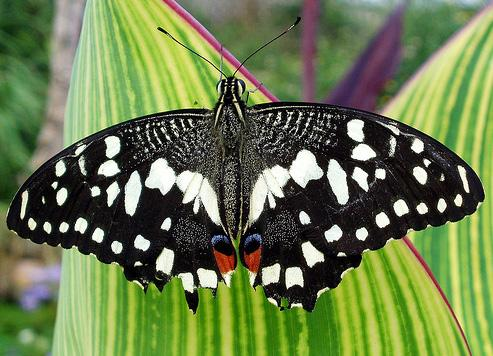
//> input picture module/opencv/extern_samples/color_reduce/butterfly.jpg, 493 x 356 px
$ ./erode_dilate   (built with g++ and OpenCV 4)
//> lines starting //> are read from the running program, lines starting //| are printed output that depends on the picture
/*********************************************************************
 * Author        : cuiyunpeng
 * Email         : @163.com
 * Create time   : 2020-06-04 08:00
 * Last modified : 2020-06-04 08:00
 * Filename      : erode_dilate.cpp
 * Description   :
*********************************************************************/

#include <iostream>
#include <opencv2/core/core.hpp>
#include <opencv2/highgui/highgui.hpp>
#include <opencv2/imgproc.hpp>

using namespace std;

int main(int argc, char **argv)
{
    cv::Mat image = cv::imread("../../../data/butterfly.jpg", 0);
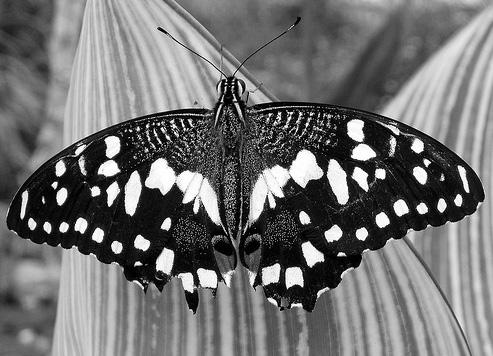
//> image: 356 rows x 493 cols, CV_8UC1; min 0, max 255, mean 113.3
    cv::imshow("orign image", image);
    cv::Mat eroded;
    cv::erode(image, eroded,cv::Mat());
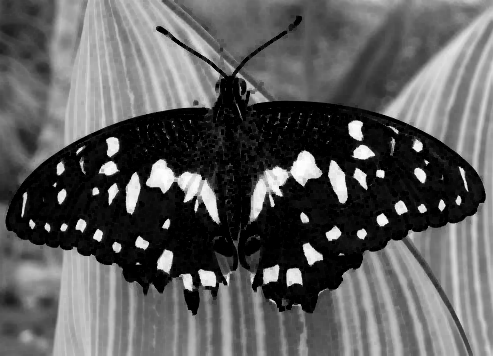
//> eroded: 356 rows x 493 cols, CV_8UC1; min 0, max 254, mean 92.4
    cv::imshow("erode image", eroded);

    cv::Mat dilated;
    cv::dilate(image, dilated, cv::Mat());
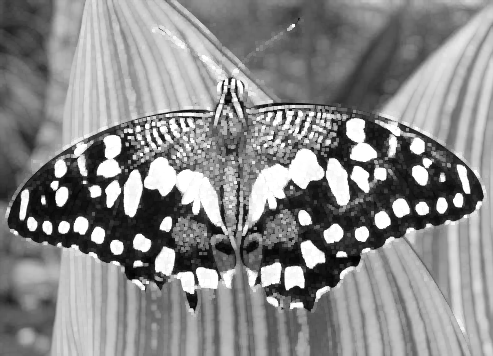
//> dilated: 356 rows x 493 cols, CV_8UC1; min 2, max 255, mean 137.6
    cv::imshow("dilate image", dilated);

    cv::Mat dilate;
    cv::Mat element(7, 7, CV_8U, cv::Scalar(1));
    cv::dilate(image, dilate, element);
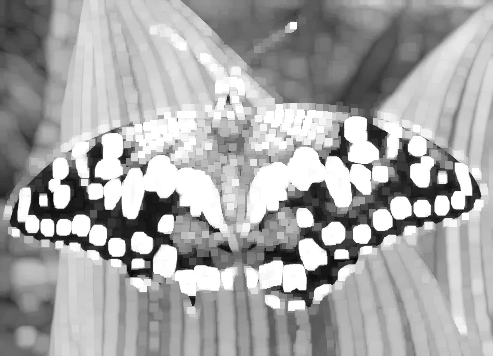
//> dilate: 356 rows x 493 cols, CV_8UC1; min 7, max 255, mean 166.6
    cv::imshow("7x7 dilate image", dilate);

    cv::waitKey(0);
    return 0;
}
